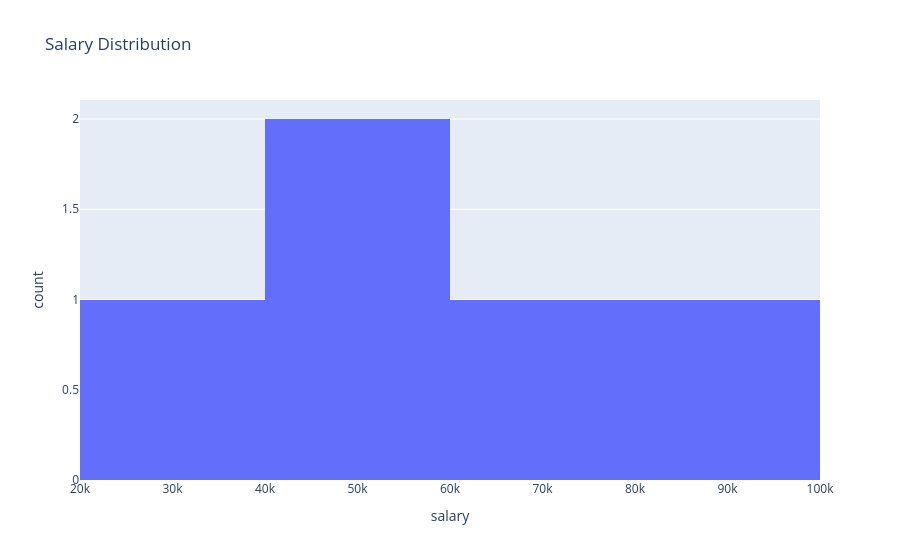

Notebook cell for this chart:
### Markdown cell above
## 4. Salary Distribution

### Code cell
fig= px.histogram(
    df,
    x= "salary",
    nbins=5,
    title="Salary Distribution"
)

fig.show()
fig.write_image("./outputs/salary_distribution.png")

### Figure 1 — Plotly figure (JSON) as saved in the notebook; plotly's stock layout.template omitted (floating-point values rounded to 4 significant figures)
{"data": [{"bingroup": "x", "hovertemplate": "salary=%{x}<br>count=%{y}<extra></extra>", "legendgroup": "", "marker": {"color": "#636efa", "pattern": {"shape": ""}}, "name": "", "nbinsx": 5, "orientation": "v", "showlegend": false, "type": "histogram", "x": [35000, 42000, 55000, 70000, 95000], "xaxis": "x", "yaxis": "y"}], "layout": {"barmode": "relative", "legend": {"tracegroupgap": 0}, "title": {"text": "Salary Distribution"}, "xaxis": {"anchor": "y", "domain": [0, 1], "title": {"text": "salary"}}, "yaxis": {"anchor": "x", "domain": [0, 1], "title": {"text": "count"}}}}
